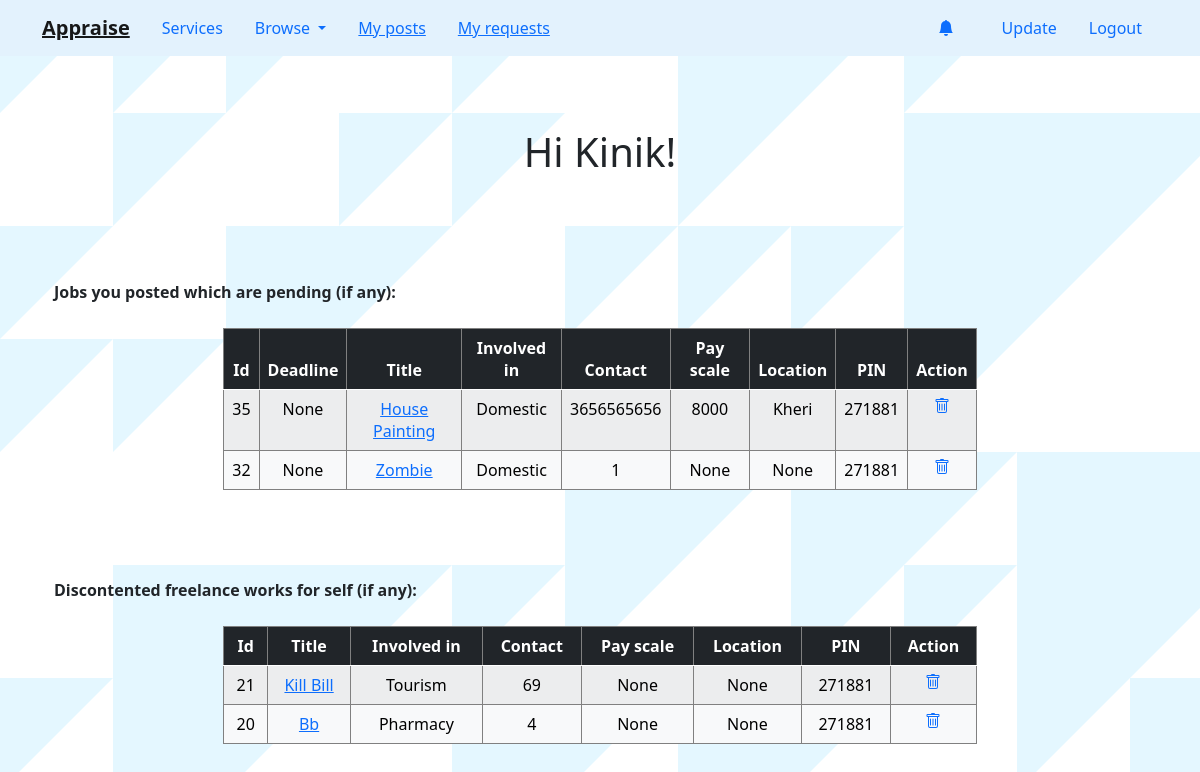
The page /user/instances/ (signed in) on the database its author committed.
### user/models.py (models this page shows, shortened)
class RequestService(models.Model):
    user = models.ForeignKey(User, on_delete=models.CASCADE)
    pin_code = models.CharField(max_length=6)
    title = models.CharField('Job title', max_length=180)
    tag = models.CharField(choices=SECTORS, max_length=64, null=True)
    contact = models.CharField("Contact info", max_length=10)
    deadline = models.DateField('Job deadline', auto_now=False, null=True, blank=True)
    location = models.CharField(max_length=180, null=True, blank=True)
    pay_scale = models.PositiveIntegerField('Wage cost', null=True, blank=True)

class ProvideService(models.Model):
    user = models.ForeignKey(User, on_delete=models.CASCADE)
    pin_code = models.CharField(max_length=6)
    title = models.CharField(max_length=180)
    tag = models.CharField(choices=SECTORS, max_length=64, null=True)
    contact = models.CharField("Contact info", max_length=10)
    location = models.CharField(max_length=180, null=True, blank=True)
    pay_scale = models.PositiveIntegerField('Expected paycheck', null=True, blank=True)

### user/views.py (the view)
# urls.py: path('user/instances/', user_view.open_requests, name ='open_requests'),
def open_requests(request):
        try:
                services_requested = RequestService.objects.filter(user=request.user).order_by('-id').annotate()
                services_offered = ProvideService.objects.filter(user=request.user).order_by('-id').annotate()
        except:
                services_requested, services_offered = None, None
        return render(request, 'open_requests.html', {'name':request.user, 'title':'Instances', 'services_requested':services_requested, 'services_offered':services_offered})

### user/templates/open_requests.html (shortened to what this page needs)
{% extends "dashboard.html" %}
{% load crispy_forms_tags %}
{% block start %}
<div class='container'>
<center><h1>Hi {{name|title}}!</h1></center><br>
<br><br><br>
<b>Jobs you posted which are pending (if any):<br><br></b>
  <center>
    <table class="table table-light table-hover table-striped" style="width:69%">
    <thead class="table-dark">
    <tr>
      <th>Id</th>
      <th>Deadline</th>
      <th>Title</th>
      <th>Involved in</th>
      <th>Contact</th>
      <th>Pay scale</th>
      <th>Location</th>
      <th>PIN</th>
      <th>Action</th>
    </tr>
    </thead>
    {% for i in services_requested %}
    <tr>
      <td>{{i.id}}</td>
      <td>{{i.deadline}}</td>
      <td><a href="{% url 'update_asked_services' i.id %}"> {{i.title|title}} </a></td>
      <td>{{i.tag}}</td>
      <td>{{i.contact}}</td>
      <td>{{i.pay_scale}}</td>
      <td>{{i.location|title}}</td>
      <td>{{i.pin_code}}</td>
      <td><a href="{% url 'delete_asked_services' i.id %}">
        </a>
      </td>
    </tr>
    {% endfor %}
    </table>
  </center>
  <br><br><br>
  <b>Discontented freelance works for self (if any):<br><br></b>
  <center>
    <table class="table table-light table-hover table-striped" style="width:69%">
    <thead class="table-dark">
    <tr>
      <th>Id</th>
      <th>Title</th>
      <th>Involved in</th>
      <th>Contact</th>
      <th>Pay scale</th>
      <th>Location</th>
      <th>PIN</th>
      <th>Action</th>
    </tr>
    </thead>
    {% for i in services_offered %}
    <tr>
      <td>{{i.id}}</td>
      <td><a href="{% url 'update_offered_services' i.id %}"> {{i.title|title}} </a></td>
      <td>{{i.tag}}</td>
      <td>{{i.contact}}</td>
      <td>{{i.pay_scale}}</td>
      <td>{{i.location|title}}</td>
      <td>{{i.pin_code}}</td>
      <td><a href="{% url 'delete_offered_services' i.id %}">
        </a>
      </td>
    </tr>
    {% endfor %}
    </table>
  </center>
</div>
<br><br><br><br><br><br>
{% endblock %}

### user/templates/dashboard.html (shortened to what this page needs)
{% load static %}
{% load crispy_forms_tags %}
<!DOCTYPE html>
<html lang="en">
<head>
    <link href="https://cdn.jsdelivr.net/npm/bootstrap@5.0.2/dist/css/bootstrap.min.css" rel="stylesheet">
</head>
<body>
<nav class="navbar navbar-expand-lg navbar-light" style="background-color: #e3f2fd;">
    <div class="container">
      <a class="navbar-brand" href="{% url "dashboard" %}"><u><b>Appraise</b></u></a>
      <div class="collapse navbar-collapse" id="navbarSupportedContent">
          {% if user.is_authenticated %}
                <a class="nav-link" href="{% url "services" %}" title='Post service requests'>Services</a>
                <div class="nav-item dropdown">
                  <a class="nav-link dropdown-toggle" id="navbarDropdown" role="button" data-bs-toggle="dropdown" aria-expanded="false" title="Apply jobs / Hire people">
                    Browse
                  </a>
                </div>
                <a class="nav-link" href="{% url "open_requests" %}" title='View/delete your posts'><u>My posts</u></a>
                <a class="nav-link" href="{% url "requested_services" %}" title='View/delete your applications'><u>My requests</u></a>
                <div class="collapse navbar-collapse justify-content-end" id="navbarSupportedContent">
                  <a href="{% url "notification" %}" title='View interested users who requested for your open services'>
                    <svg xmlns="http://www.w3.org/2000/svg" width="16" height="16" fill="currentColor" class="bi bi-bell-fill" viewBox="0 0 16 16">
                      <path d="M8 16a2 2 0 0 0 2-2H6a2 2 0 0 0 2 2zm.995-14.901a1 1 0 1 0-1.99 0A5.002 5.002 0 0 0 3 6c0 1.098-.5 6-2 7h14c-1.5-1-2-5.902-2-7 0-2.42-1.72-4.44-4.005-4.901z"/>
                    </svg>
                  </a>
                  <a class="nav-link" href="{% url "update" %}" >Update</a>
                  <a class="nav-link" href="{% url "logout" %}">Logout</a>
                </div>
          {% else %}
            <div class="collapse navbar-collapse justify-content-end" id="navbarSupportedContent">
                <a class="nav-link" href="{% url "login" %}">Login</a>
                <a class="nav-link" href="{% url "register" %}">Sign-up</a>
            </div>
          {% endif %}
      </div>
    </div>
</nav>
  <br><br><br>
  <div class="container">
  {% if user.is_authenticated %}
   {% block start %}{% endblock %}
   {% endif %}
  </div>
</body>
</html>

### user/templates/dashboard.html (style rules this page uses)
body { background-color: #e9fbff; background-attachment: fixed; background-size: cover; }

### user/templates/open_requests.html (style rules this page uses)
table, td, th { border: 1px solid gray; text-align: center }
body { background-color: #ffffff; }

### rows shown on the page
RequestService: id "35", deadline "None", title "House Painting", tag "Domestic", contact "3656565656", pay_scale "8000", location "Kheri", pin_code "271881"
RequestService: id "32", deadline "None", title "Zombie", tag "Domestic", contact "1", pay_scale "None", location "None", pin_code "271881"
ProvideService: id "21", title "Kill Bill", tag "Tourism", contact "69", pay_scale "None", location "None", pin_code "271881"
ProvideService: id "20", title "Bb", tag "Pharmacy", contact "4", pay_scale "None", location "None", pin_code "271881"

### other values the page prints
{{ name|title }} "Kinik"
